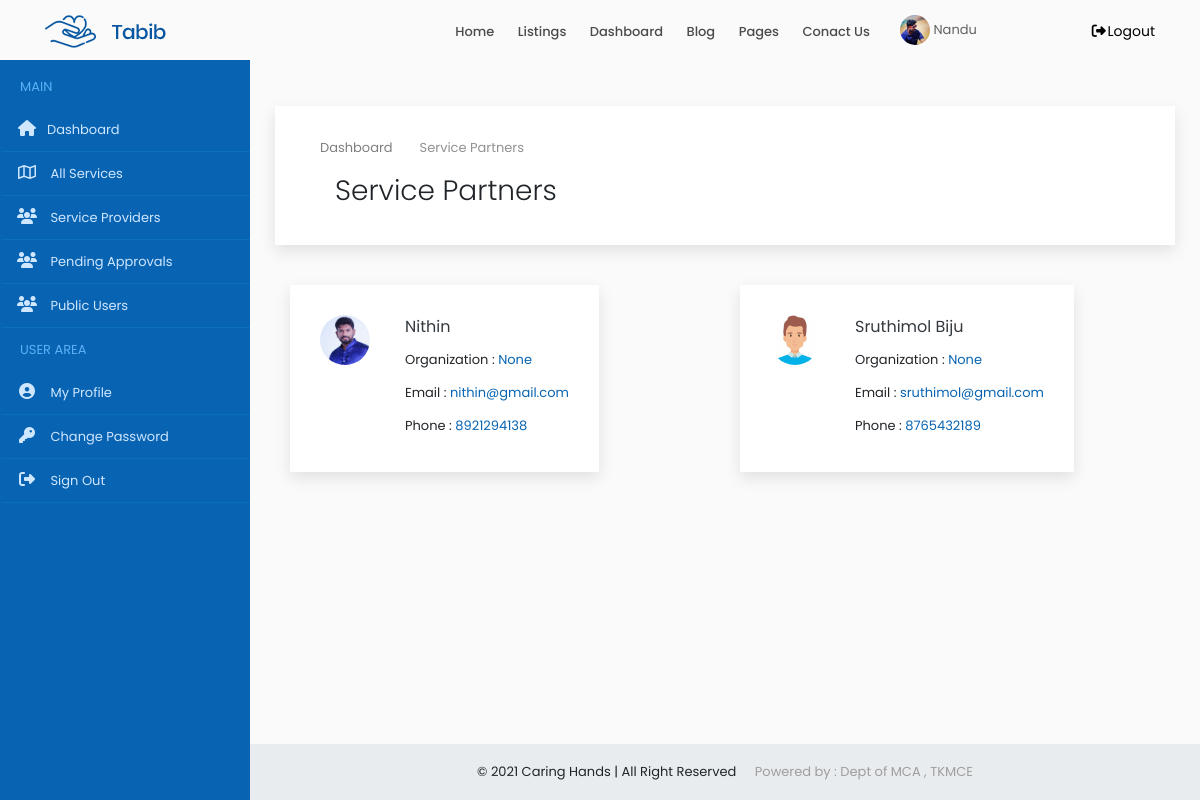
The app's page /administrator/public/users/ (signed in) with its own data.
### accounts/models.py (models this page shows, shortened)
class Users(models.Model):
    user = models.ForeignKey(User,on_delete=models.CASCADE)
    name = models.CharField(max_length=150)
    email = models.EmailField(max_length=200,null=True, blank=True)
    organization = models.CharField(max_length=250,null=True, blank=True)
    mob = models.CharField(max_length=12)
    sex = models.CharField(max_length=10,choices=gender,default='Male')
    house = models.CharField(max_length=100,null=True, blank=True)
    street1 =models.CharField(max_length=100,null=True, blank=True)
    street2 =models.CharField(max_length=100,null=True, blank=True)
    city = models.CharField(max_length=100,null=True, blank=True)
    district = models.CharField(max_length=100,null=True, blank=True)
    state = models.CharField(max_length=100,null=True,choices=states, blank=True)
    pin = models.CharField(max_length=100,null=True,blank=True)
    age = models.IntegerField(null=True, blank=True)
    type = models.CharField(max_length=20,choices=user_type)
    approval = models.CharField(max_length=20,choices=approval_choices,default='Pending')
    document = models.FileField(upload_to='documents',null=True, blank=True)
    profile_picture = models.FileField(upload_to='dp',default='assets/img/user3.png')

### accounts/views.py (the view)
# urls.py: path('administrator/public/users/',ViewUsers.as_view(), name='public_users'),
class ViewUsers(View):
    def get(self, request):
        x = AdminCheck(request)
        if x == True:
            user = request.user
            account = Users.objects.get(user=user)
            sp = Users.objects.filter(type='public')
            context = {'account': account,'sp': sp}
            return render(request,'admin/public_users.html',context)
        else:
            return redirect('home')

### accounts/functions.py (called while the page is built)
def AdminCheck(request):
    user = request.user
    if user.is_authenticated:
        try:
            u = Users.objects.get(user=user)
            if u.type == 'admin':
                return (True)
            else:
                return (False)
        except:
            return (False)
    else:
        return (False)

### accounts/templates/admin/public_users.html (shortened to what this page needs)
{% extends 'common/dashboard_main.html' %}
{% load static %}
{% block content %}
{% include 'common/header.html' %}
{% include 'admin/sidenav.html' %}
<div class="content-wrapper">
<div class="container-fluid overflow-hidden">
    <div class="row margin-tb-90px margin-lr-10px sm-mrl-0px">
        <div id="page-title" class="padding-30px background-white full-width box-shadow">
            <div class="container">
                <ol class="breadcrumb opacity-5">
                    <li><a href="{% url 'home' %}">Dashboard</a></li>
                    <li class="active">Service Partners</li>
                </ol>
                <div class="container-fluid">
                    <div class="row">
                        <div class="col-6">
                            <h1 class="font-weight-300">Service Partners</h1>
                        </div>
                        <div class="col-6">
                        </div>
                    </div>
                </div>
            </div>
        </div>
        <div class="container-fluid">
            <div class="row" style="margin-top:40px">
                {% for i in sp %}
                 <div class="col-lg-6 margin-bottom-45px full-width">
                    <div class="background-white thum-hover box-shadow  hvr-float">
                        <div class="padding-30px full-width">
                            <img src="{{i.profile_picture.url}}" class="float-left margin-right-20px border-radius-60 margin-bottom-20px" alt="" style="width: 50px;height:50px">
                            <div class="margin-left-85px">
                                <a class="d-block text-dark text-medium margin-bottom-5px" href="#">{{i.name|title}} </a>
                                <div class="d-block padding-tb-5px">Organization :  <a href="#" class="text-main-color">{{i.organization|title}}</a></div>
                                <div class="d-block padding-tb-5px">Email :  <a href="#" class="text-main-color">{{i.email}}</a></div>
                                <div class="d-block padding-tb-5px">Phone  :  <a href="#" class="text-main-color">{{i.mob}}</a></div>
                            </div>
                        </div>
                    </div>
                </div>
                {% empty %}
                <div class="alert alert-danger  margin-bottom-35px border-radius-10 padding-30px">
                    <strong>OOPS!</strong> No Service Providers found
                    <hr>
                    <p class="margin-0px">Add new service providers to be listed out over here.</p>
                </div>
                {% endfor %}
            </div>
        </div>
    </div>
</div>
{% include 'common/small_footer.html' %}
</div>
{% endblock %}

### accounts/templates/common/header.html (shortened to what this page needs)
{% load static %}
<header>
    <div id="fixed-header-dark" class="header-output fixed-header">
        <div class="container header-in">
            <div class="row">
                <div class="col-lg-2 col-md-12">
                    <a id="logo" href="{% url 'index' %}" class="d-inline-block margin-tb-15px"><img
                            src="{% static 'assets/img/logo-1.png' %}" alt=""></a>
                </div>
                <div class="col-lg-7 col-md-12 position-inherit">
                    <ul id="menu-main" class="nav-menu float-lg-right link-padding-tb-20px">
                        <li><a href="{% url 'index' %}">Home</a>
                        </li>
                        <li class="has-dropdown"><a href="#">Listings</a>
                        </li>
                        <li><a href="{% url 'home' %}">Dashboard</a>
                        </li>
                        <li class="has-dropdown"><a href="#">Blog</a>
                        </li>
                        <li class="has-dropdown"><a href="#">Pages</a>
                        </li>
                        <li><a href="page-contact-us.html">Conact Us</a></li>
                    </ul>
                </div>
                <div class="col-lg-3 col-md-12">
                    {% if request.user.is_authenticated %}
                    <a href="{% url 'home' %}" class="margin-top-15px d-inline-block text-grey-3 margin-right-15px"><img src="{{account.profile_picture.url}}" class="height-30px border-radius-30" alt=""> {{account.name|title}}</a>
                    <a href="{% url 'logout' %}" class="margin-tb-20px d-inline-block text-up-small float-left float-lg-right" data-toggle="modal" data-target="#exampleModal"><i class="fa fa-fw fa-sign-out-alt"></i>Logout</a>
                    {% else %}
                    <a href="{% url 'login' %}" class="margin-tb-20px d-inline-block text-up-small float-left float-lg-right text-right"><i class="far fa-user"></i> Login</a>
                    {% endif %}
                </div>
            </div>
        </div>
    </div>
</header>

### static/assets/css/colors/main.css (style rules this page uses)
.text-main-color { color: #0864b2; }

### static/assets/css/sb-admin.css (style rules this page uses)
html { position: relative; min-height: 100%; }
body { overflow-x: hidden; }
.content-wrapper { min-height: calc(100vh - 56px); padding-top: 1rem; }
.content-wrapper { overflow-x: hidden; }
@media (min-width: 992px) { .content-wrapper { margin-left: 250px; } }

### records on screen
Users: profile_picture (picture), name "Nandu"
Users: profile_picture (picture), name "Nithin", organization "None", email "nithin@gmail.com", mob "8921294138"
Users: profile_picture (picture), name "Sruthimol Biju", organization "None", email "sruthimol@gmail.com", mob "8765432189"
